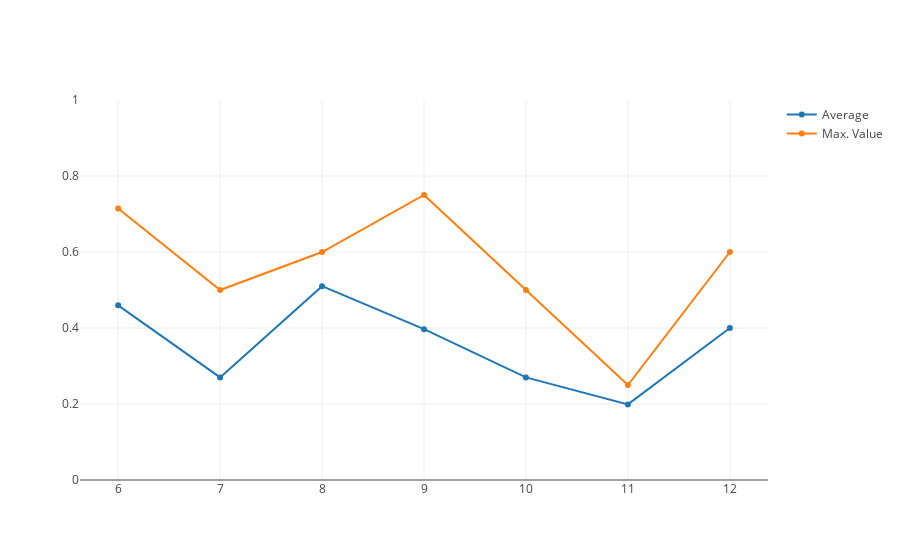

Notebook cell for this chart:
### Code cell
trace = go.Scatter(
    x = x_series,
    y = avg_series,
    name='Average'
)

trace2 = go.Scatter(
    x = x_series,
    y = max_series,
    name='Max. Value'
)

data = [trace, trace2]

layout = go.Layout(
    yaxis = dict(
        range=[0,1]
    )
)
fig = go.Figure(data=data, layout=layout)
iplot(fig, filename='basic-line')

### Figure 1 — Plotly figure (JSON) as saved in the notebook; plotly's stock layout.template omitted (floating-point values rounded to 4 significant figures)
{"data": [{"name": "Average", "type": "scatter", "uid": "cde6f96b-063b-4ad2-b11f-ad30e621f509", "x": [6, 7, 8, 9, 10, 11, 12], "y": [0.4597, 0.27, 0.51, 0.3969, 0.27, 0.1989, 0.4]}, {"name": "Max. Value", "type": "scatter", "uid": "6903df0f-d772-485f-ba61-c868602962c0", "x": [6, 7, 8, 9, 10, 11, 12], "y": [0.7143, 0.5, 0.6, 0.75, 0.5, 0.25, 0.6]}], "layout": {"yaxis": {"range": [0, 1]}}}
